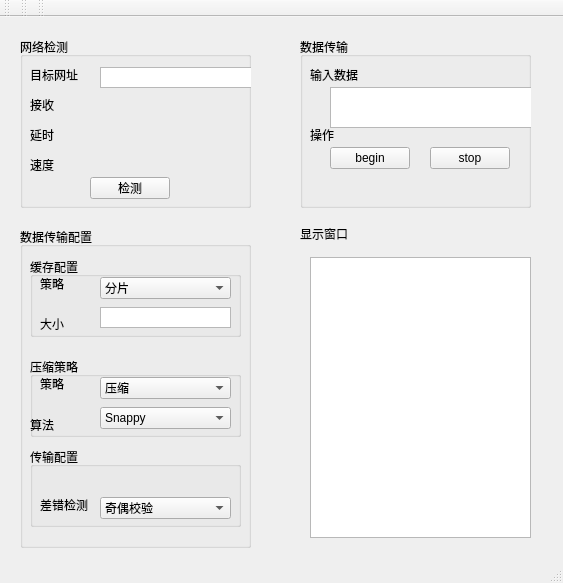
<?xml version="1.0" encoding="UTF-8"?>
<ui version="4.0">
 <class>netWindow</class>
 <widget class="QMainWindow" name="netWindow">
  <property name="geometry">
   <rect>
    <x>0</x>
    <y>0</y>
    <width>563</width>
    <height>583</height>
   </rect>
  </property>
  <property name="windowTitle">
   <string>MainWindow</string>
  </property>
  <widget class="QWidget" name="centralWidget">
   <widget class="QGroupBox" name="groupBox">
    <property name="geometry">
     <rect>
      <x>20</x>
      <y>20</y>
      <width>231</width>
      <height>171</height>
     </rect>
    </property>
    <property name="title">
     <string>网络检测</string>
    </property>
    <widget class="QLabel" name="label">
     <property name="geometry">
      <rect>
       <x>10</x>
       <y>30</y>
       <width>59</width>
       <height>16</height>
      </rect>
     </property>
     <property name="text">
      <string>目标网址</string>
     </property>
    </widget>
    <widget class="QLabel" name="label_2">
     <property name="geometry">
      <rect>
       <x>10</x>
       <y>60</y>
       <width>51</width>
       <height>16</height>
      </rect>
     </property>
     <property name="text">
      <string>接收</string>
     </property>
    </widget>
    <widget class="QLabel" name="label_3">
     <property name="geometry">
      <rect>
       <x>10</x>
       <y>90</y>
       <width>51</width>
       <height>16</height>
      </rect>
     </property>
     <property name="text">
      <string>延时</string>
     </property>
    </widget>
    <widget class="QLabel" name="label_4">
     <property name="geometry">
      <rect>
       <x>10</x>
       <y>120</y>
       <width>51</width>
       <height>16</height>
      </rect>
     </property>
     <property name="text">
      <string>速度</string>
     </property>
    </widget>
    <widget class="QLabel" name="label_recieved">
     <property name="geometry">
      <rect>
       <x>80</x>
       <y>80</y>
       <width>121</width>
       <height>16</height>
      </rect>
     </property>
     <property name="text">
      <string/>
     </property>
    </widget>
    <widget class="QLabel" name="label_duration">
     <property name="geometry">
      <rect>
       <x>90</x>
       <y>90</y>
       <width>121</width>
       <height>16</height>
      </rect>
     </property>
     <property name="text">
      <string/>
     </property>
    </widget>
    <widget class="QLabel" name="label_speed">
     <property name="geometry">
      <rect>
       <x>90</x>
       <y>120</y>
       <width>121</width>
       <height>16</height>
      </rect>
     </property>
     <property name="text">
      <string/>
     </property>
    </widget>
    <widget class="QPushButton" name="bt_detect_net">
     <property name="geometry">
      <rect>
       <x>70</x>
       <y>140</y>
       <width>80</width>
       <height>22</height>
      </rect>
     </property>
     <property name="text">
      <string>检测</string>
     </property>
    </widget>
    <widget class="QTextEdit" name="target_ip_edit">
     <property name="geometry">
      <rect>
       <x>80</x>
       <y>30</y>
       <width>191</width>
       <height>21</height>
      </rect>
     </property>
    </widget>
   </widget>
   <widget class="QGroupBox" name="groupBox_2">
    <property name="geometry">
     <rect>
      <x>20</x>
      <y>210</y>
      <width>231</width>
      <height>321</height>
     </rect>
    </property>
    <property name="title">
     <string>数据传输配置</string>
    </property>
    <widget class="QGroupBox" name="groupBox_3">
     <property name="geometry">
      <rect>
       <x>10</x>
       <y>30</y>
       <width>211</width>
       <height>80</height>
      </rect>
     </property>
     <property name="title">
      <string>缓存配置</string>
     </property>
     <widget class="QLabel" name="label_5">
      <property name="geometry">
       <rect>
        <x>10</x>
        <y>20</y>
        <width>59</width>
        <height>14</height>
       </rect>
      </property>
      <property name="text">
       <string>策略</string>
      </property>
     </widget>
     <widget class="QComboBox" name="comboBox_2">
      <property name="geometry">
       <rect>
        <x>70</x>
        <y>20</y>
        <width>131</width>
        <height>22</height>
       </rect>
      </property>
      <item>
       <property name="text">
        <string>分片</string>
       </property>
      </item>
     </widget>
     <widget class="QLabel" name="label_6">
      <property name="geometry">
       <rect>
        <x>10</x>
        <y>60</y>
        <width>59</width>
        <height>14</height>
       </rect>
      </property>
      <property name="text">
       <string>大小</string>
      </property>
     </widget>
     <widget class="QTextEdit" name="cache_size_edit">
      <property name="geometry">
       <rect>
        <x>70</x>
        <y>50</y>
        <width>131</width>
        <height>21</height>
       </rect>
      </property>
      <property name="verticalScrollBarPolicy">
       <enum>Qt::ScrollBarAlwaysOff</enum>
      </property>
     </widget>
    </widget>
    <widget class="QGroupBox" name="groupBox_4">
     <property name="geometry">
      <rect>
       <x>10</x>
       <y>130</y>
       <width>211</width>
       <height>80</height>
      </rect>
     </property>
     <property name="title">
      <string>压缩策略</string>
     </property>
     <widget class="QLabel" name="label_7">
      <property name="geometry">
       <rect>
        <x>10</x>
        <y>20</y>
        <width>59</width>
        <height>14</height>
       </rect>
      </property>
      <property name="text">
       <string>策略</string>
      </property>
     </widget>
     <widget class="QComboBox" name="comboBox_3">
      <property name="geometry">
       <rect>
        <x>70</x>
        <y>20</y>
        <width>131</width>
        <height>22</height>
       </rect>
      </property>
      <item>
       <property name="text">
        <string>压缩</string>
       </property>
      </item>
      <item>
       <property name="text">
        <string>不进行操作</string>
       </property>
      </item>
     </widget>
     <widget class="QLabel" name="label_8">
      <property name="geometry">
       <rect>
        <x>0</x>
        <y>60</y>
        <width>71</width>
        <height>16</height>
       </rect>
      </property>
      <property name="text">
       <string>算法</string>
      </property>
     </widget>
     <widget class="QComboBox" name="comboBox_4">
      <property name="geometry">
       <rect>
        <x>70</x>
        <y>50</y>
        <width>131</width>
        <height>22</height>
       </rect>
      </property>
      <item>
       <property name="text">
        <string>Snappy</string>
       </property>
      </item>
      <item>
       <property name="text">
        <string>Gzip</string>
       </property>
      </item>
     </widget>
    </widget>
    <widget class="QGroupBox" name="groupBox_5">
     <property name="geometry">
      <rect>
       <x>10</x>
       <y>220</y>
       <width>211</width>
       <height>80</height>
      </rect>
     </property>
     <property name="title">
      <string>传输配置</string>
     </property>
     <widget class="QLabel" name="label_10">
      <property name="geometry">
       <rect>
        <x>10</x>
        <y>50</y>
        <width>71</width>
        <height>16</height>
       </rect>
      </property>
      <property name="text">
       <string>差错检测</string>
      </property>
     </widget>
     <widget class="QComboBox" name="comboBox_6">
      <property name="geometry">
       <rect>
        <x>70</x>
        <y>50</y>
        <width>131</width>
        <height>22</height>
       </rect>
      </property>
      <item>
       <property name="text">
        <string>奇偶校验</string>
       </property>
      </item>
      <item>
       <property name="text">
        <string>CRC校验</string>
       </property>
      </item>
     </widget>
    </widget>
   </widget>
   <widget class="QGroupBox" name="groupBox_6">
    <property name="geometry">
     <rect>
      <x>300</x>
      <y>20</y>
      <width>231</width>
      <height>171</height>
     </rect>
    </property>
    <property name="title">
     <string>数据传输</string>
    </property>
    <widget class="QLabel" name="label_16">
     <property name="geometry">
      <rect>
       <x>10</x>
       <y>56</y>
       <width>61</width>
       <height>20</height>
      </rect>
     </property>
     <property name="text">
      <string/>
     </property>
    </widget>
    <widget class="QLabel" name="label_17">
     <property name="geometry">
      <rect>
       <x>10</x>
       <y>90</y>
       <width>61</width>
       <height>16</height>
      </rect>
     </property>
     <property name="text">
      <string>操作</string>
     </property>
    </widget>
    <widget class="QLabel" name="label_sended_3">
     <property name="geometry">
      <rect>
       <x>90</x>
       <y>90</y>
       <width>51</width>
       <height>16</height>
      </rect>
     </property>
     <property name="text">
      <string/>
     </property>
    </widget>
    <widget class="QLabel" name="label_speed_3">
     <property name="geometry">
      <rect>
       <x>90</x>
       <y>120</y>
       <width>51</width>
       <height>16</height>
      </rect>
     </property>
     <property name="text">
      <string/>
     </property>
    </widget>
    <widget class="QPushButton" name="bt_task_begin">
     <property name="geometry">
      <rect>
       <x>30</x>
       <y>110</y>
       <width>80</width>
       <height>22</height>
      </rect>
     </property>
     <property name="text">
      <string>begin</string>
     </property>
    </widget>
    <widget class="QPushButton" name="bt_stop_task">
     <property name="geometry">
      <rect>
       <x>130</x>
       <y>110</y>
       <width>80</width>
       <height>22</height>
      </rect>
     </property>
     <property name="text">
      <string>stop</string>
     </property>
    </widget>
    <widget class="QLabel" name="label_18">
     <property name="geometry">
      <rect>
       <x>10</x>
       <y>30</y>
       <width>61</width>
       <height>16</height>
      </rect>
     </property>
     <property name="text">
      <string>输入数据</string>
     </property>
    </widget>
    <widget class="QTextEdit" name="data_edit">
     <property name="geometry">
      <rect>
       <x>30</x>
       <y>50</y>
       <width>211</width>
       <height>41</height>
      </rect>
     </property>
    </widget>
   </widget>
   <widget class="QTextEdit" name="text_console">
    <property name="geometry">
     <rect>
      <x>310</x>
      <y>240</y>
      <width>221</width>
      <height>281</height>
     </rect>
    </property>
   </widget>
   <widget class="QLabel" name="label_15">
    <property name="geometry">
     <rect>
      <x>300</x>
      <y>210</y>
      <width>59</width>
      <height>14</height>
     </rect>
    </property>
    <property name="text">
     <string>显示窗口</string>
    </property>
   </widget>
  </widget>
  <widget class="QMenuBar" name="menuBar">
   <property name="geometry">
    <rect>
     <x>0</x>
     <y>0</y>
     <width>563</width>
     <height>25</height>
    </rect>
   </property>
  </widget>
  <widget class="QToolBar" name="mainToolBar">
   <attribute name="toolBarArea">
    <enum>TopToolBarArea</enum>
   </attribute>
   <attribute name="toolBarBreak">
    <bool>false</bool>
   </attribute>
  </widget>
  <widget class="QStatusBar" name="statusBar"/>
  <widget class="QToolBar" name="toolBar">
   <property name="windowTitle">
    <string>toolBar</string>
   </property>
   <attribute name="toolBarArea">
    <enum>TopToolBarArea</enum>
   </attribute>
   <attribute name="toolBarBreak">
    <bool>false</bool>
   </attribute>
  </widget>
  <widget class="QToolBar" name="toolBar_2">
   <property name="windowTitle">
    <string>toolBar_2</string>
   </property>
   <attribute name="toolBarArea">
    <enum>TopToolBarArea</enum>
   </attribute>
   <attribute name="toolBarBreak">
    <bool>false</bool>
   </attribute>
  </widget>
 </widget>
 <layoutdefault spacing="6" margin="11"/>
 <resources/>
 <connections/>
</ui>
